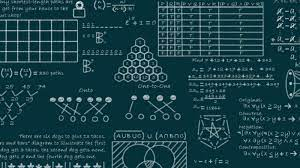
#> input picture Projects/Portfolio/imgs/download.jpg, 300 x 168 px, found by its file name
$ python main.py
#> lines starting #> are read from the running program, lines starting #| are printed output that depends on the picture; after the words box and inside, x2 and y2 are one past the last pixel; in counts of white or black regions, pixels touching at a corner belong together
#> in main, image is the input picture: shape (168, 300, 3); mean B, G, R 72.1, 64.2, 25.1
import cv2 as cv
import numpy as np
from matplotlib import pyplot as plt
import imutils
#from keras.preprocessing import image as pics

#------------------------------------------------------------------------------------------------------``
def find_contours(img):
    contours, hierarchy = cv.findContours(image=img, mode=cv.RETR_TREE, method=cv.CHAIN_APPROX_SIMPLE)

    # draw contours on the original image
    image_copy = img.copy()
    cv.drawContours(image=image_copy, contours=contours, contourIdx=-1, color=(0, 255, 0), thickness=2, lineType=cv.LINE_AA)

    return image_copy
    # see the results
    """cv.imshow('Contour Approximation', image_copy)
    cv.waitKey(0)
    cv.imwrite('contours_none_image1.jpg', image_copy)
    cv.destroyAllWindows()"""

def threshold_test():
    image = cv.imread(r'C:\Users\ducke\parking_spots\download.jpg')
    cv.imshow("Original Image", image)

    ret,thresh1 = cv.threshold(image,127,255,cv.THRESH_BINARY)
    ret,thresh2 = cv.threshold(image,127,255,cv.THRESH_BINARY_INV)
    ret,thresh3 = cv.threshold(image,127,255,cv.THRESH_TRUNC)
    ret,thresh4 = cv.threshold(image,127,255,cv.THRESH_TOZERO)
    ret,thresh5 = cv.threshold(image,127,255,cv.THRESH_TOZERO_INV)
    titles = ['Original Image','BINARY','BINARY_INV','TRUNC','TOZERO','TOZERO_INV']
    images = [image, thresh1, thresh2, thresh3, thresh4, thresh5]
    for i in range(6):
        plt.subplot(2,3,i+1),plt.imshow(images[i],'gray',vmin=0,vmax=255)
        plt.title(titles[i])
        plt.xticks([]),plt.yticks([])
    plt.show()


def canny_edges(img):
    """Turn image to grey and blur, create edges from image"""
    grey = cv.cvtColor(img, cv.COLOR_BGR2GRAY)
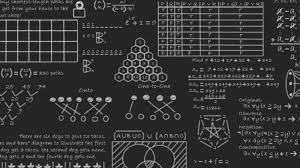
#> grey: shape (168, 300); min 7, max 248, mean 53.4
    blur = cv.GaussianBlur(grey, (3, 3), 0)
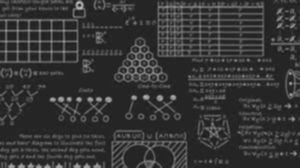
#> blur: shape (168, 300); min 28, max 192, mean 53.5
    #thresh = cv.adaptiveThreshold(blur, 255, cv.ADAPTIVE_THRESH_MEAN_C, cv.THRESH_BINARY, 199, 5)

    edges = cv.Canny(blur, threshold1=100, threshold2=200) # Canny edge
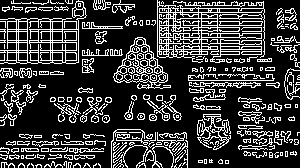
#> edges: shape (168, 300); 22.7% white in thin lines or dots

    start_point = (112, 85)
    end_point = (163, 173)

    inv_edge = np.invert(edges)
#> inv_edge: shape (168, 300); 77.3% white; black in thin lines or dots
    #drawing = cv.rectangle(inv_edge, end_point, start_point, (0, 0, 255), thickness=3, lineType=cv.LINE_8)

    #cv.imshow("Testing Baby", )
    #cv.waitKey(0)


    return inv_edge


def hough_line(img):
    lines = cv.HoughLinesP(img, 1, np.pi/180, 50,  minLineLength=10, maxLineGap=250)

    for line in lines:
        x1, y1, x2, y2 = line[0]
        cv.line(img, (x1, y1), (x2, y2), (0, 0, 255), 3)

def contours_and_edges(image):
    """
    image2 = cv.imread('input/custom_colors.jpg')
    contours4, hierarchy4 = cv.findContours(thresh2, cv.RETR_EXTERNAL, cv.CHAIN_APPROX_NONE)
    image_copy5 = image2.copy()
    cv.drawContours(image_copy5, contours4, -1, (0, 255, 0), 2, cv.LINE_AA)
    # see the results
    cv.imshow('EXTERNAL', image_copy5)
    print(f"EXTERNAL: {hierarchy4}")
    cv.waitKey(0)
    cv.imwrite('contours_retr_external.jpg', image_copy5)
    cv.destroyAllWindows()
    image2 = cv2.imread('input/custom_colors.jpg')
    """

    #image = cv.imread('download.jpg')
    #grey = cv.cvtColor(image, cv.COLOR_BGR2GRAY)
    #canny = cv.Canny(grey, 130, 255, 1)

    cnts = cv.findContours(image, cv.RETR_TREE, cv.CHAIN_APPROX_TC89_KCOS)
#> cnts = 1373 contours, 1213 with area under 20; largest, box (x1, y1, x2, y2) and area: (0, 0, 300, 168) 44900, (28, 18, 79, 64) 1382, (209, 38, 263, 59) 496, (169, 13, 201, 39) 204, (187, 73, 276, 81) 135
    cnts = cnts[0] if len(cnts) == 2 else cnts[1]

    for c in cnts:
        cv.drawContours(image, [c], 0, (0,255,0),3)
#> this loop made 1373 passes
#> c on passes 1 to 3: [[47, 165], [45, 167], [49, 167]], [[37, 167], [40, 167], [39, 165]], [[155, 164], [153, 167], [158, 167]]
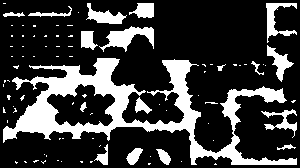
#> image: shape (168, 300); 23.4% white; 87 white regions (69 under 20 px), largest, box (x1, y1, x2, y2) and area: (3, 58, 297, 165) 7931, (99, 26, 154, 52) 631, (266, 3, 297, 43) 440
        #cv.circle(image, (cX, cY), 7, (255, 255, 255), -1)


    return image

def im_show(img):
    cv.imshow('result', img)
    cv.waitKey(0)

def main():
    image = cv.imread(r'C:\Users\ducke\parking_spots\download.jpg')

    test = canny_edges(image)
    test2 = contours_and_edges(test)
    im_show(test2)
    #im_show(hough_line(test2))
    #hough_line()

    cv.waitKey(0)
    # [8 lines of commented-out code are left out]


if __name__ == "__main__":
    main()
